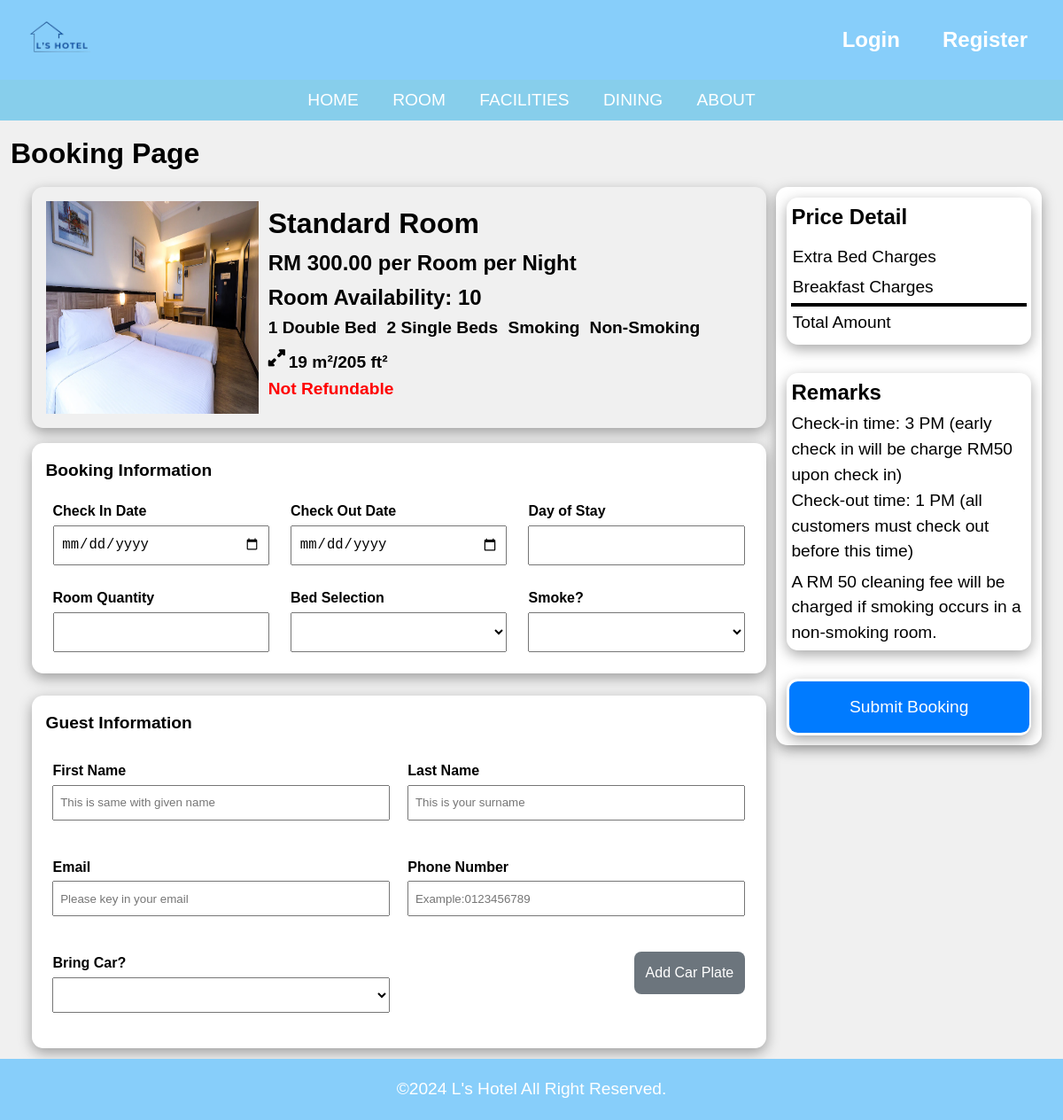
The app's page /booking.php?roomType=Standard Room, older data.
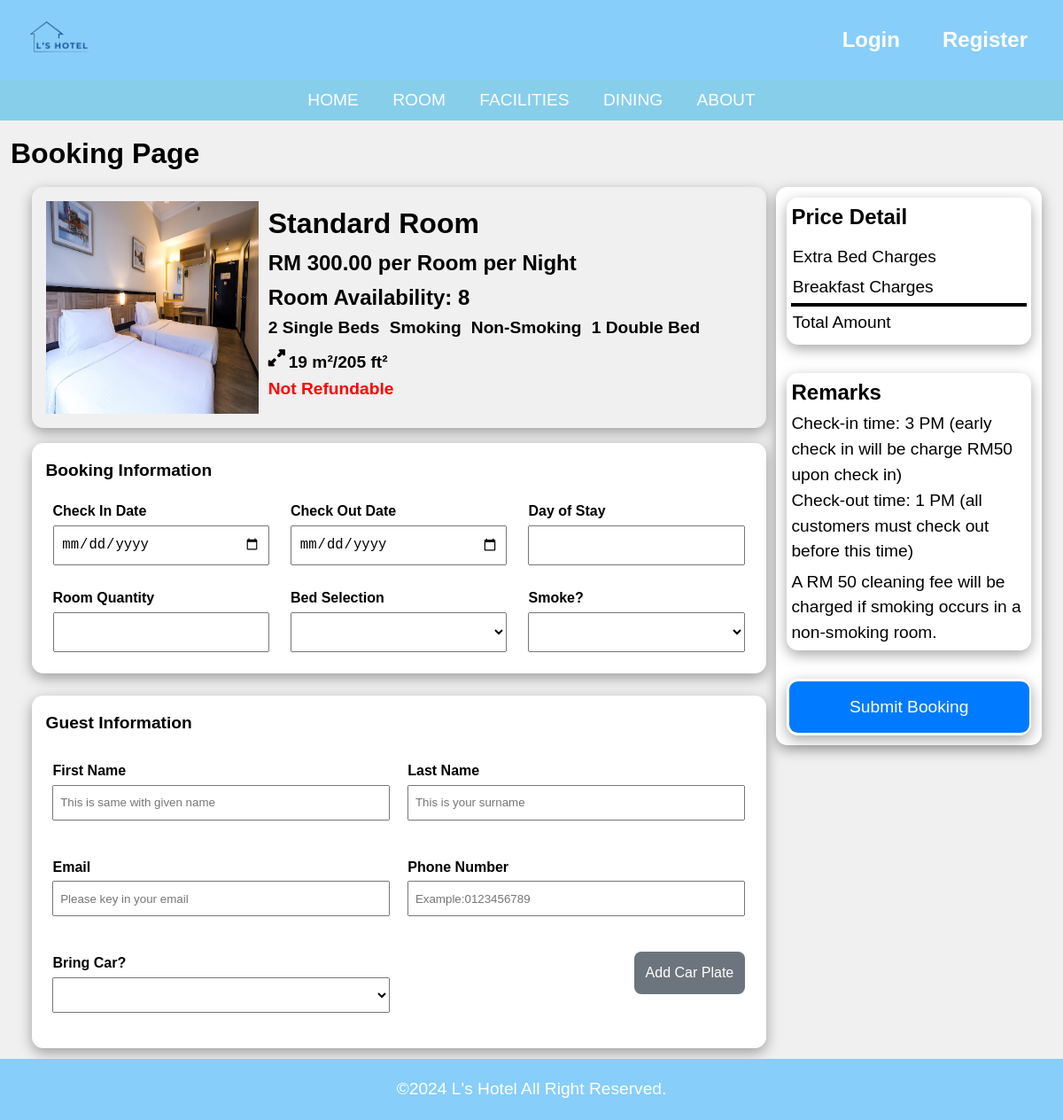
The same page, newer data.
### tables this page shows
CREATE TABLE `rooms` (
  `room_id` int(11) NOT NULL,
  `room_type` varchar(255) NOT NULL,
  `room_level` int(3) NOT NULL,
  `room_price` decimal(10,2) NOT NULL,
  `room_features` text DEFAULT NULL,
  `room_facilities` text DEFAULT NULL,
  `room_size` varchar(50) DEFAULT NULL,
  `room_availability` int(11) DEFAULT NULL,
  `room_description` text DEFAULT NULL,
  `room_images` text DEFAULT NULL
);

### booking.php (the view, shortened to what this page needs)
<?php
require 'config.php';
function sanitizeInput($data) {
    return htmlspecialchars(trim($data));
}
$userDetails = [];
$user_email = '';
$room_type = isset($_GET['roomType']) ? sanitizeInput($_GET['roomType']) : 'Default Room';
$price = 'xxx';
$features = [];
$size = 'N/A';
$availability = 0;
$image = 'img/room-image/default-room.jpg';
$sql = "SELECT * FROM rooms WHERE room_type = ?";
$stmt = $conn->prepare($sql);
$stmt->bind_param('s', $room_type);
$stmt->execute();
$result = $stmt->get_result();
if ($result->num_rows > 0) {
    $row = $result->fetch_assoc();
    $price = $row['room_price'];
    $features = explode(',', $row['room_features']);
    $size = $row['room_size'];
    $availability = $row['room_availability'];
    $images = explode(',', $row['room_images']);
    $image = isset($images[0]) ? 'img/room-image/' . strtolower(str_replace(' ', '-', $room_type)) . '/' . htmlspecialchars(trim($images[0])) : 'img/room-image/default-room.jpg';
}
?>
<!DOCTYPE html>
<html lang="en">
<head>
    <link rel="stylesheet" href="https://cdnjs.cloudflare.com/ajax/libs/font-awesome/6.0.0-beta3/css/all.min.css">
    <link rel="stylesheet" type="text/css" href="css/style.css?v=<?php echo time(); ?>">
    <link rel="stylesheet" type="text/css" href="css/booking.css?v=<?php echo time(); ?>">
</head>
<body>
    <?php include 'header.php'; ?>
    <div class="booking-header">
        <span>Booking Page</span>
    </div>
    <div class="booking-container">
        <div class="roomtype-card">
            <div class="room-type-box">
                <img id="room-image" src="<?php echo $image; ?>" alt="Room Image"/>
                <div class="room-type-info">
                    <div class="room-type-header">
                        <span id="room-type-name"><?php echo htmlspecialchars($room_type); ?></span>
                    </div>
                    <div class="room-price-card">
                        <span id="room-price">RM <?php echo htmlspecialchars($price); ?> per Room per Night</span>
                        <span id="room-availability">Room Availability: <?php echo htmlspecialchars($availability); ?></span>
                    </div>
                    <div class="room-features" id="room-features">
                        <?php
                        foreach ($features as $feature) {
                            echo '<span class="feature-item">' . htmlspecialchars($feature) . '</span>';
                        }
                        ?>
                    </div>
                    <span class="size" id="room-size"><i class="fa-solid fa-up-right-and-down-left-from-center"></i> <?php echo htmlspecialchars($size); ?></span>
                    <span class="refund">Not Refundable</span>
                </div>
            </div>
            <form id="booking-form" action="process_booking.php" method="post" onsubmit="validateForm(event)">
                <div class="form-content">
                    <div class="booking-card">
                        <span class="form-header">Booking Information</span>
                        <div class="booking-info">
                            <div class="column" id="checkindate">
                                <label for="check-in-date">Check In Date</label>
                                <input type="date" id="check-in-date" name="check-in-date" required>
                            </div>
                            <div class="column" id="checkoutdate">
                                <label for="check-out-date">Check Out Date</label>
                                <input type="date" id="check-out-date" name="check-out-date" required>
                            </div>
                            <div class="column" id="dayofstay">
                                <label for="day">Day of Stay</label>
                                <input type="number" id="day" name="day" readonly min="1">
                            </div>
                            <div class="column" id="room-quantity">
                                <label for="room-quantity-input">Room Quantity</label>
                                <input type="number" id="room-quantity-input" name="room-quantity" required min="1">
                            </div>
                            <div class="column" id="bed-selection">
                                <label for="bed">Bed Selection</label>
                                <select name="bed" id="bed" required>
                                    <option value="" selected disabled hidden></option>
                                </select>
                            </div>
                            <div class="column" id="smoke-selection">
                                <label for="smoke">Smoke?</label>
                                <select name="smoke" id="smoke" required>
                                    <option value="" selected disabled hidden></option>
                                    <option value="Yes">Yes</option>
                                </select>
                            </div>
                        </div>
                    </div>
                    <div class="guest-card">
                        <span class="form-header">Guest Information</span>
                        <div class="row">
                            <div class="column">
                                <label for="fname">First Name</label>
                                <input type="text" name="fname" id="fname" required maxlength="128" placeholder="This is same with given name" value="<?php echo isset($userDetails['first_name']) ? htmlspecialchars($userDetails['first_name']) : ''; ?>">
                            </div>
                            <div class="column">
                                <label for="lname">Last Name</label>
                                <input type="text" name="lname" id="lname" required maxlength="128" placeholder="This is your surname" value="<?php echo isset($userDetails['last_name']) ? htmlspecialchars($userDetails['last_name']) : ''; ?>">
                            </div>
                        </div>
                        <div class="row">
                            <div class="column">
                                <label for="email">Email</label>
                                <input type="email" name="email" id="email" placeholder="Please key in your email" value="<?php echo htmlspecialchars($user_email); ?>" <?php echo $user_email ? 'readonly' : ''; ?>>
                            </div>
                            <div class="column">
                                <label for="phone">Phone Number</label>
                                <input type="text" name="phone" id="phone" required minlength="8" maxlength="15" placeholder="Example:0123456789" value="<?php echo isset($userDetails['phone_number']) ? htmlspecialchars($userDetails['phone_number']) : ''; ?>">
                            </div>
                        </div>
                        <div class="row">
                            <div class="column">
                                <label for="car-1">Bring Car?</label>
                                <select name="car-1" id="car-1" required onchange="toggleCarPlateField(this)">
                                    <option value="" selected disabled hidden></option>
                                    <option value="Yes">Yes</option>
                                </select>
                            </div>
                            <div class="column">
                                <button id="add-car-plate-btn" type="button" onclick="addCarPlateField()">Add Car Plate</button>
                            </div>
                        </div>
                    </div>
                </div>
            </form>
        </div>
        <div class="price-card">
            <div class="priceinfo">
                <span class="price-title">Price Detail</span>
                <div class="product">
                    <div class="column">
                    </div>
                    <div id="additional-charges-container" class="column">
                        <span>Extra Bed Charges</span>
                    </div>
                    <div id="additional-charges-container" class="column">
                        <span>Breakfast Charges</span>
                    </div>
                    <hr>
                    <div class="column">
                        <span>Total Amount</span>
                    </div>
                </div>
            </div>
            <div class="remarks">
                <span class="remarks-header">Remarks</span>
                <span class="remarks-content">
                    Check-in time: 3 PM (early check in will be charge RM50 upon check in)
                    <br>
                    Check-out time: 1 PM (all customers must check out before this time)
                </span>
                <span class="remarks-content">
                    A RM 50 cleaning fee will be charged if smoking occurs in a non-smoking room.
                </span>
            </div>
            <div class="booking-button">
                <button id="submit-btn" type="submit" onclick="validateForm(event)">Submit Booking</button>
            </div>
        </div>
    </div>
    <footer>
        <p>&copy;2024 L's Hotel  All Right Reserved.</p>
    </footer>
</body>
</html>

### header.php (shortened to what this page needs)
<header>
    <div>
        <a href="index.php"><img src="img/logo.png" alt="Logo"></a>
    </div>
    <div class="user-links">
        <?php if (isset($_SESSION['user_full_name'])): ?>
            <a href="profile.php" class="username-link"><?php echo htmlspecialchars($_SESSION['user_full_name']); ?></a>
            <a href="logout.php">Logout</a>
        <?php else: ?>
            <a href="login.php">Login</a>
            <a href="register.php">Register</a>
        <?php endif; ?>
    </div>
</header>
<nav>
    <a href="index.php">HOME</a>
    <a href="room.php">ROOM</a>
    <a href="facilities.php">FACILITIES</a>
    <a href="dining.php">DINING</a>
    <a href="about.php">ABOUT</a>
</nav>

### css/style.css (style rules this page uses)
html, body { height: 100%; margin: 0; padding: 0; }
body { display: flex; flex-direction: column; font-family: Arial, sans-serif; }
header { background-color: #87cefa; color: white; padding: 1em; text-align: center; display: flex; justify-content: space-between; align-items: center; }
header img { height: 50px; }
header .user-links { display: flex; align-items: center; position: relative; }
header .user-links a, header.user-links .username-link { color: white; margin: 0 1em; text-decoration: none; font-size: 1.5em; font-weight: bold; }
nav { display: flex; justify-content: center; background-color: #87ceeb; padding: 0.5em; }
nav a { color: white; font-size: 1.2em; margin: 0 1em; text-decoration: none; }
footer { background-color: #87cefa; color: white; text-align: center; padding: 1em; font-size: 1.2em; margin-top: auto; }

Row changes from the older to the newer data that the page shows:
changed rooms "2 Single Beds": room_availability "10" → "8"
